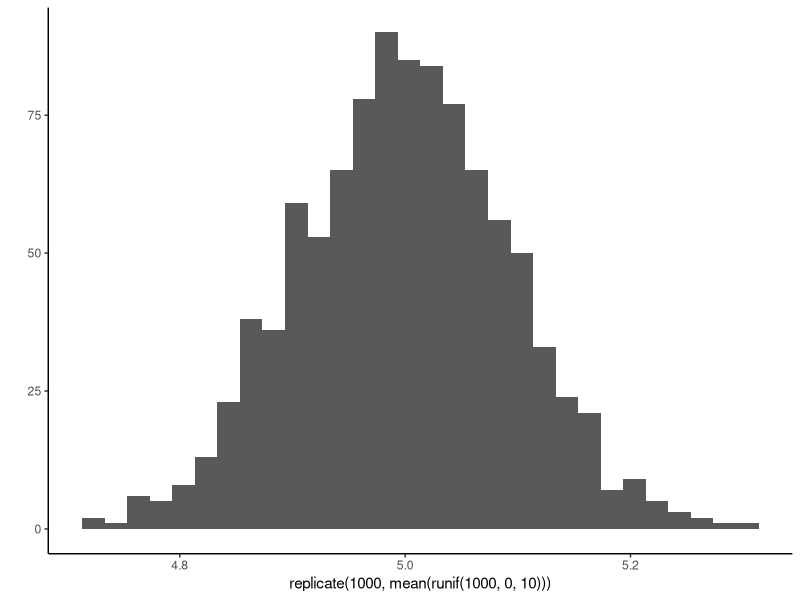
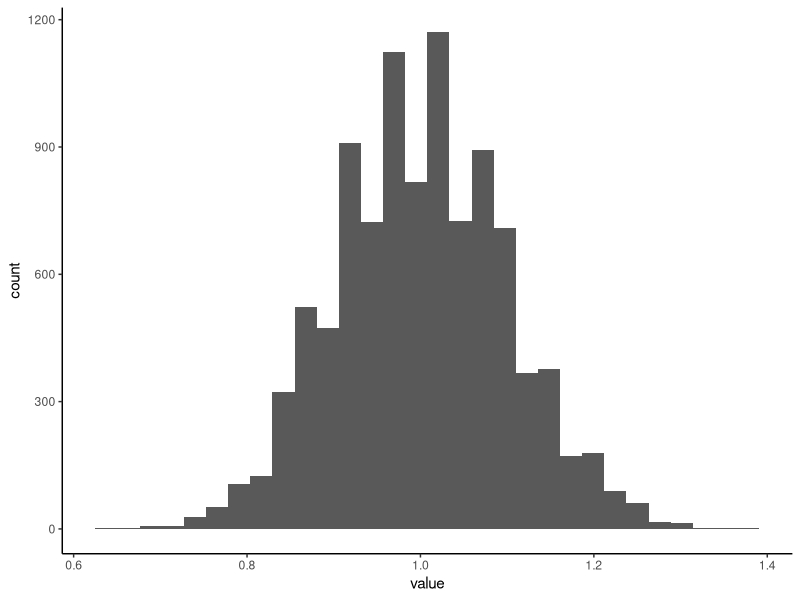

Generate these figures, in order, with R:
## ---- chunk 1
knitr::opts_chunk$set(echo = TRUE, fig.width = 4.5, fig.height = 4, fig.align = "center")
library(tidyverse)
theme_set(theme_classic())
## ---- chunk 2
c(rnorm(n = 1, mean = 5, sd = 3), rnorm(n = 1, mean = 5, sd = 3))
## ---- chunk 3
set.seed(45)
c(rnorm(n = 1, mean = 5, sd = 3), rnorm(n = 1, mean = 5, sd = 3))
## ---- chunk 4
set.seed(45)
c(rnorm(n = 1, mean = 5, sd = 3), rnorm(n = 1, mean = 5, sd = 3))
## ---- chunk 5
qplot(replicate(1000, mean(runif(1000, 0, 10))), geom= "histogram", bins = 30)
## ---- chunk 6
sim_means_plot <- function(n_rep, n_samp, d, size, m = 0, 
                           sd = 1, prob = 0.5, min = 0, max = 1,
                           lambda = 1) {
  
  sims <- switch(d,
         normal = replicate(n_rep, mean(rnorm(n = n_samp, m = m, sd = sd))),
         binomial = replicate(n_rep, mean(rbinom(n = n_samp, size = size, prob = prob))),
         uniform = replicate(n_rep, mean(runif(n = n_samp, min = min, max = max))),
         poisson = replicate(n_rep, mean(rpois(n = n_samp, lambda = lambda)))
         ) %>%  
    as.data.frame() 
  
  names(sims) <- "value"
  
  ggplot(aes(x = value), data = sims) +
    geom_histogram()
}
## ---- chunk 7
sim_means_plot(n_rep = 10000, n_samp = 100, d = "poisson", lambda = 1)
